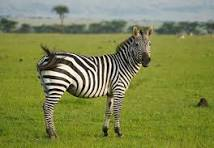
#> input picture source/download (1) copy.jpeg, 214 x 148 px
$ python tresholding.py
#> lines starting #> are read from the running program, lines starting #| are printed output that depends on the picture; after the words box and inside, x2 and y2 are one past the last pixel; in counts of white or black regions, pixels touching at a corner belong together
# [36 lines of commented-out code are left out]
import cv2

image_read = cv2.imread('../source/download (1) copy.jpeg', cv2.IMREAD_GRAYSCALE)
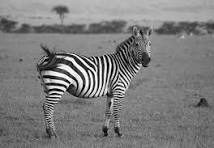
#> image_read: shape (148, 214); min 0, max 255, mean 125.2
cv2.imshow("treshold", image_read)

_,binary_image = cv2.threshold(image_read,0, 255, cv2.THRESH_BINARY+cv2.THRESH_OTSU)
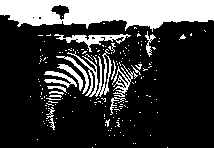
#> binary_image: shape (148, 214); 23.3% white; 181 white regions (164 under 20 px), largest, box (x1, y1, x2, y2) and area: (0, 0, 214, 32) 4804, (67, 49, 112, 97) 515, (54, 34, 131, 52) 422
print("treshold yg digunakan: ", _)
#| treshold yg digunakan:  142.0
cv2.imshow('binary image', binary_image)
cv2.waitKey(0)
cv2.destroyAllWindows()

$ run again, with CV Basic Technique/test.jpeg copied over source/download (1) copy.jpeg
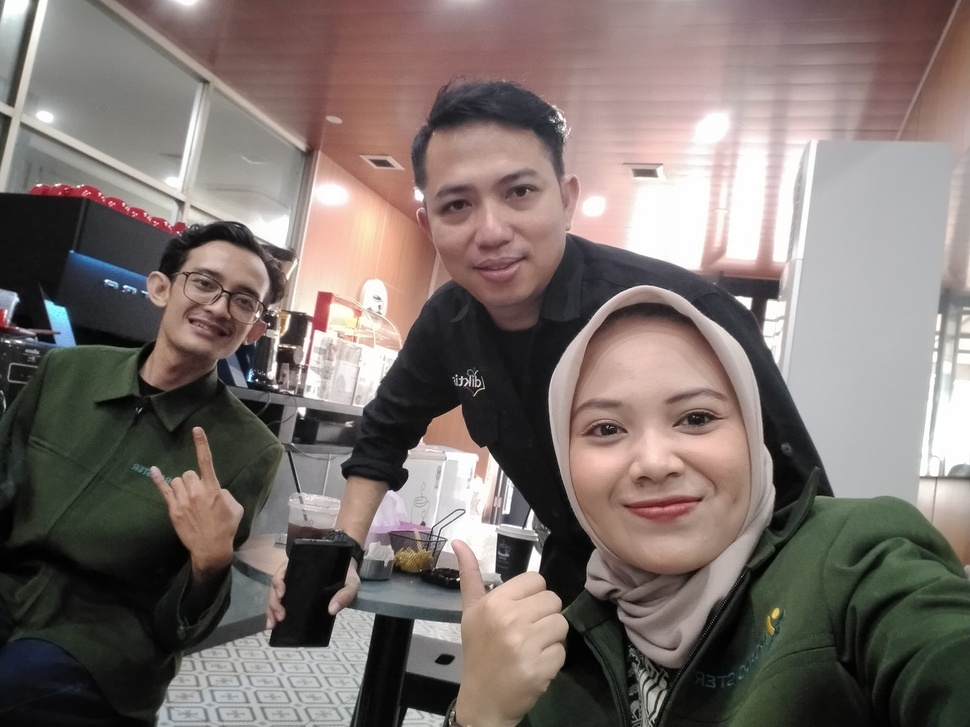
#> input picture CV Basic Technique/test.jpeg, 970 x 727 px, shrunk from 3264 x 2448 before the run
#> `image_read = cv2.imread('../source/download (1) copy.jpeg', cv2.IMREAD..`:
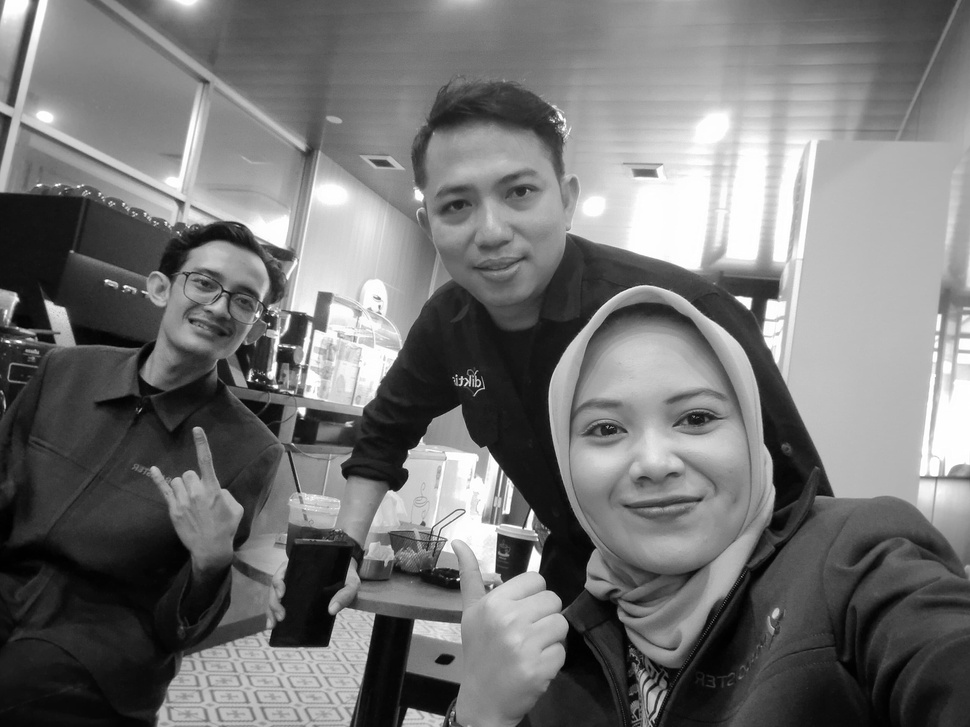
#> image_read: shape (727, 970); min 0, max 255, mean 115.6
#> `_,binary_image = cv2.threshold(image_read,0, 255, cv2.THRESH_BINARY+cv..`:
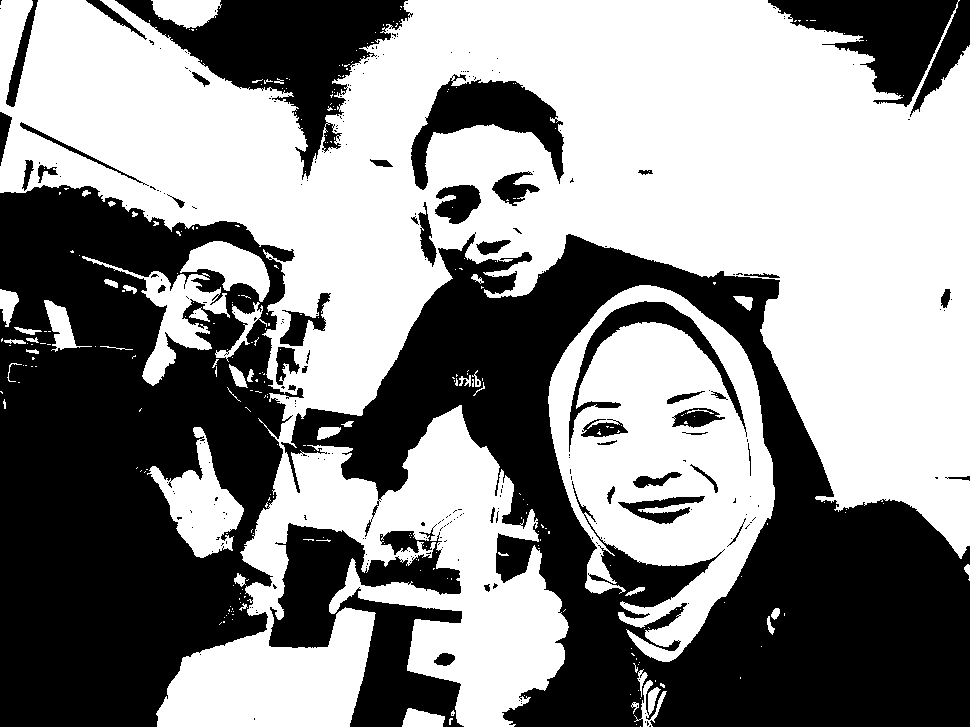
#> binary_image: shape (727, 970); 55% white; 261 black regions (215 under 20 px), largest, box (x1, y1, x2, y2) and area: (281, 232, 970, 727) 130594, (0, 185, 304, 727) 115772, (269, 523, 464, 727) 19072
#| treshold yg digunakan:  109.0
